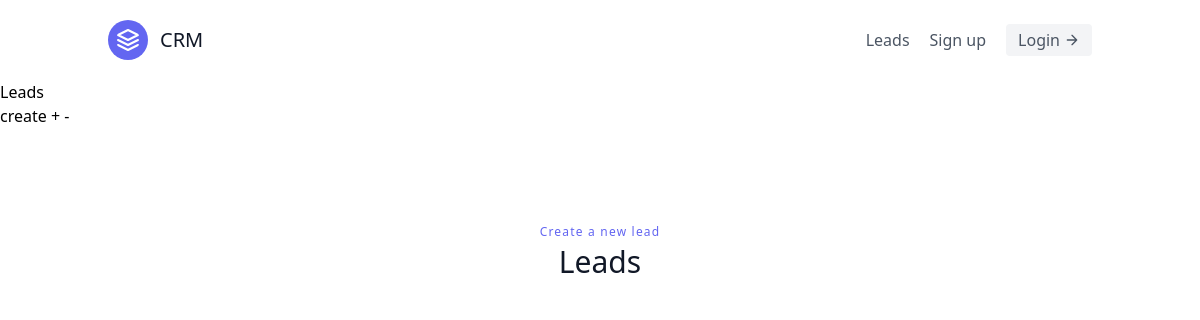
Page /leads/ on the earlier database version.
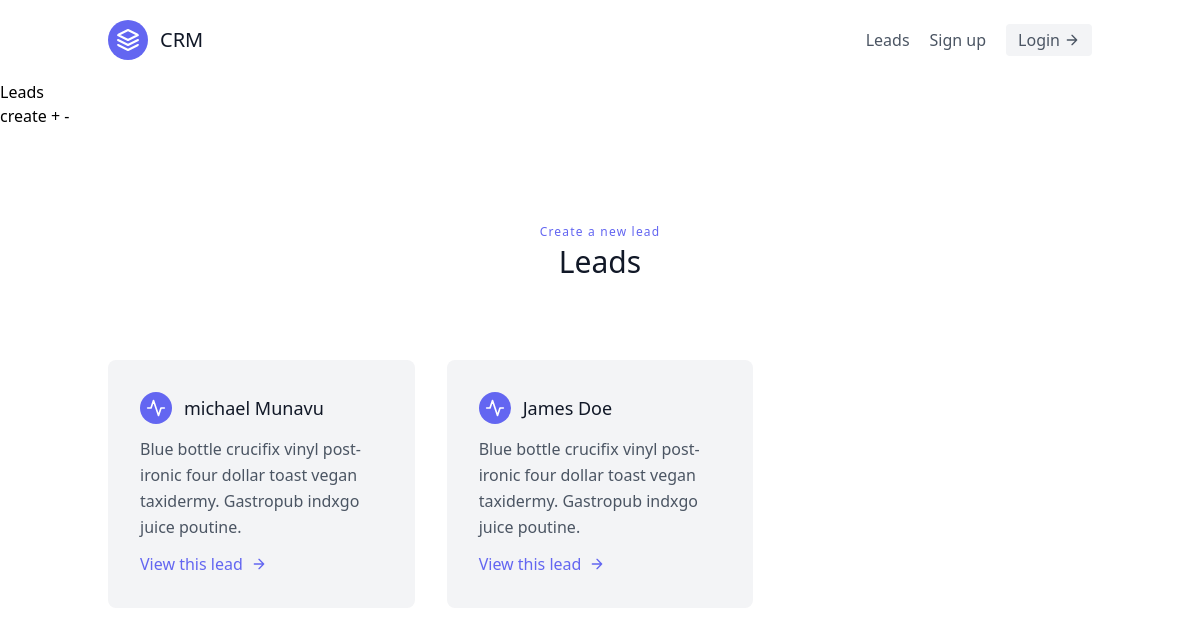
Same page on the later database version.
### leads/models.py (models this page shows)
class Lead(models.Model):
    first_name = models.CharField(max_length=20)
    last_name = models.CharField(max_length=20)
    age = models.IntegerField(default=0)
    agent = models.ForeignKey('Agent', on_delete=models.CASCADE)
    def __str__(self):
        return f"{self.first_name} {self.last_name}"

### leads/views.py (the view)
# urls.py: path('', views.lead_list, name='leads'),
def lead_list(request):
    leads = Lead.objects.all()
    context={
        'leads':leads
    }
    return render(request, 'leads/lead_list.html', context)

### leads/templates/leads/lead_list.html (shortened to what this page needs)
{% extends 'base.html' %} {% block content %}
<h1>Leads</h1>
<a href="{% url 'create-lead' %}">create</a>
<button>+</button>
<button>-</button>
<section class="text-gray-600 body-font">
  <div class="container px-5 py-24 mx-auto">
    <div class="flex flex-col text-center w-full mb-20">
      <h2
        class="text-xs text-indigo-500 tracking-widest font-medium title-font mb-1"
      >
        <a href="{% url 'create-lead' %}">Create a new lead</a>
      </h2>
      <h1 class="sm:text-3xl text-2xl font-medium title-font text-gray-900">
        Leads
      </h1>
    </div>
    <div class="flex flex-wrap -m-4">
      {% for lead in leads %}
      <div class="p-4 md:w-1/3">
        <div class="flex rounded-lg h-full bg-gray-100 p-8 flex-col">
          <div class="flex items-center mb-3">
            <div
              class="w-8 h-8 mr-3 inline-flex items-center justify-center rounded-full bg-indigo-500 text-white flex-shrink-0"
            >
              <svg
                fill="none"
                stroke="currentColor"
                stroke-linecap="round"
                stroke-linejoin="round"
                stroke-width="2"
                class="w-5 h-5"
                viewBox="0 0 24 24"
              >
                <path d="M22 12h-4l-3 9L9 3l-3 9H2"></path>
              </svg>
            </div>
            <h2 class="text-gray-900 text-lg title-font font-medium">
              {{lead}}
            </h2>
          </div>
          <div class="flex-grow">
            <p class="leading-relaxed text-base">
              Blue bottle crucifix vinyl post-ironic four dollar toast vegan
              taxidermy. Gastropub indxgo juice poutine.
            </p>
            <a
              href="{% url 'lead' lead.id %}"
              class="mt-3 text-indigo-500 inline-flex items-center"
              >View this lead
              <svg
                fill="none"
                stroke="currentColor"
                stroke-linecap="round"
                stroke-linejoin="round"
                stroke-width="2"
                class="w-4 h-4 ml-2"
                viewBox="0 0 24 24"
              >
                <path d="M5 12h14M12 5l7 7-7 7"></path>
              </svg>
            </a>
          </div>
        </div>
      </div>
      {% endfor %}
    </div>
  </div>
</section>
{% endblock content %}

Differences in the rows shown:
added Lead: first_name+last_name "michael Munavu"
added Lead: first_name+last_name "James Doe"
